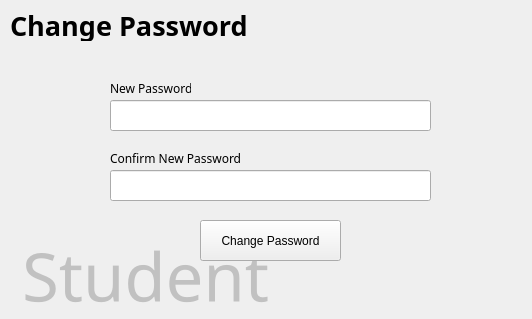
<?xml version="1.0" encoding="UTF-8"?>
<ui version="4.0">
 <class>student_change_pass</class>
 <widget class="QMainWindow" name="student_change_pass">
  <property name="geometry">
   <rect>
    <x>0</x>
    <y>0</y>
    <width>532</width>
    <height>319</height>
   </rect>
  </property>
  <property name="minimumSize">
   <size>
    <width>532</width>
    <height>319</height>
   </size>
  </property>
  <property name="maximumSize">
   <size>
    <width>532</width>
    <height>319</height>
   </size>
  </property>
  <property name="windowTitle">
   <string>Student Change Password</string>
  </property>
  <widget class="QWidget" name="centralwidget">
   <widget class="QLabel" name="label">
    <property name="geometry">
     <rect>
      <x>10</x>
      <y>10</y>
      <width>301</width>
      <height>31</height>
     </rect>
    </property>
    <property name="font">
     <font>
      <family>Montserrat</family>
      <pointsize>20</pointsize>
      <weight>75</weight>
      <bold>true</bold>
     </font>
    </property>
    <property name="text">
     <string>Change Password</string>
    </property>
   </widget>
   <widget class="QLineEdit" name="student_new_pass">
    <property name="geometry">
     <rect>
      <x>110</x>
      <y>100</y>
      <width>321</width>
      <height>31</height>
     </rect>
    </property>
    <property name="echoMode">
     <enum>QLineEdit::Password</enum>
    </property>
   </widget>
   <widget class="QLineEdit" name="student_confirm_new_pass">
    <property name="geometry">
     <rect>
      <x>110</x>
      <y>170</y>
      <width>321</width>
      <height>31</height>
     </rect>
    </property>
    <property name="echoMode">
     <enum>QLineEdit::Password</enum>
    </property>
   </widget>
   <widget class="QPushButton" name="student_change_pass_btn">
    <property name="geometry">
     <rect>
      <x>200</x>
      <y>220</y>
      <width>141</width>
      <height>41</height>
     </rect>
    </property>
    <property name="text">
     <string>Change Password</string>
    </property>
   </widget>
   <widget class="QLabel" name="label_2">
    <property name="geometry">
     <rect>
      <x>110</x>
      <y>80</y>
      <width>81</width>
      <height>16</height>
     </rect>
    </property>
    <property name="font">
     <font>
      <family>Montserrat</family>
     </font>
    </property>
    <property name="text">
     <string>New Password</string>
    </property>
   </widget>
   <widget class="QLabel" name="label_3">
    <property name="geometry">
     <rect>
      <x>110</x>
      <y>150</y>
      <width>141</width>
      <height>16</height>
     </rect>
    </property>
    <property name="font">
     <font>
      <family>Montserrat</family>
     </font>
    </property>
    <property name="text">
     <string>Confirm New Password</string>
    </property>
   </widget>
   <widget class="QLabel" name="label_9">
    <property name="geometry">
     <rect>
      <x>0</x>
      <y>230</y>
      <width>291</width>
      <height>91</height>
     </rect>
    </property>
    <property name="font">
     <font>
      <family>Montserrat</family>
      <pointsize>50</pointsize>
      <weight>50</weight>
      <bold>false</bold>
     </font>
    </property>
    <property name="styleSheet">
     <string notr="true">*{
	
	color: rgb(193, 193, 193);
}</string>
    </property>
    <property name="text">
     <string>Student</string>
    </property>
    <property name="scaledContents">
     <bool>true</bool>
    </property>
    <property name="alignment">
     <set>Qt::AlignCenter</set>
    </property>
   </widget>
   <zorder>label_9</zorder>
   <zorder>label</zorder>
   <zorder>student_new_pass</zorder>
   <zorder>student_confirm_new_pass</zorder>
   <zorder>student_change_pass_btn</zorder>
   <zorder>label_2</zorder>
   <zorder>label_3</zorder>
  </widget>
 </widget>
 <resources/>
 <connections/>
</ui>
